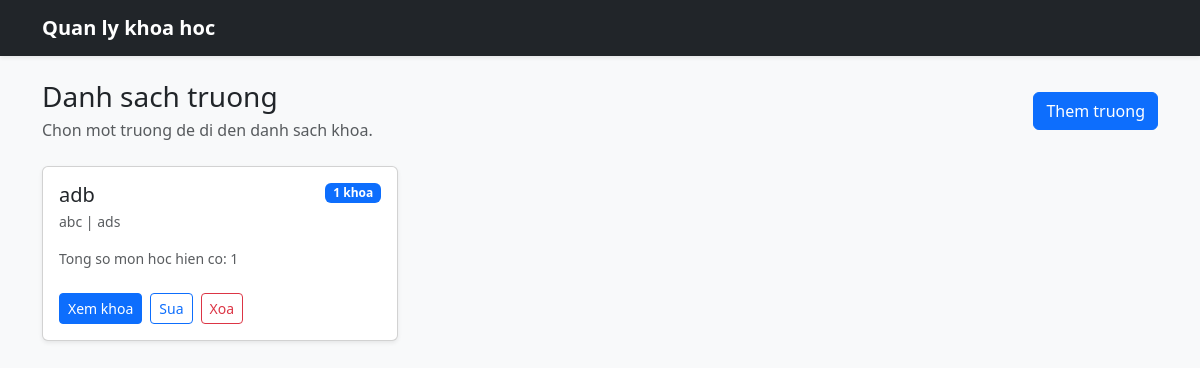
Screenshot of /schools/ with the database file from the repository.
### tables this page shows
CREATE TABLE schools (
	id INTEGER PRIMARY KEY AUTOINCREMENT,
	code TEXT NOT NULL UNIQUE,
	name_vi TEXT NOT NULL,
	name_en TEXT,
	created_at TEXT NOT NULL DEFAULT (datetime('now'))
);

### schools/route.py (the view)
@schools_bp.route("/")
def index():
	schools = list_schools()
	return render_template("schools/index.html", schools=schools)

### database/init.py (called while the page is built)
def connect_db(db_path: str | Path = DEFAULT_DB_PATH) -> Connection:
    resolved_path = Path(db_path)
    if not resolved_path.is_absolute():
        resolved_path = (BASE_DIR / resolved_path).resolve()
    resolved_path.parent.mkdir(parents=True, exist_ok=True)
    conn = sqlite3.connect(str(resolved_path))
    conn.row_factory = sqlite3.Row
    conn.execute("PRAGMA foreign_keys = ON;")
    return conn

def get_db() -> Connection:
    if "db" not in g:
        database_path = current_app.config.get("DATABASE", str(DEFAULT_DB_PATH))
        g.db = connect_db(database_path)
    return g.db

### schools/repository.py (called while the page is built)
def fetch_all(query: str, params: tuple[Any, ...] = ()):
    return get_db().execute(query, params).fetchall()

def list_schools():
    return fetch_all(
        """
        SELECT
            s.id,
            s.code,
            s.name_vi,
            s.name_en,
            COUNT(DISTINCT d.id) AS department_count,
            COUNT(DISTINCT c.id) AS course_count
        FROM schools s
        LEFT JOIN departments d ON d.school_id = s.id
        LEFT JOIN courses c ON c.department_id = d.id
        GROUP BY s.id, s.code, s.name_vi, s.name_en
        ORDER BY s.name_vi COLLATE NOCASE
        """
    )

### schools/service.py (called while the page is built)
def list_schools():
    return repository.list_schools()

### templates/schools/index.html (shortened to what this page needs)
{% extends 'base.html' %}
{% block content %}
<div class="d-flex justify-content-between align-items-center mb-4">
    <div>
        <h1 class="h3 mb-1">Danh sach truong</h1>
        <p class="text-body-secondary mb-0">Chon mot truong de di den danh sach khoa.</p>
    </div>
    <a href="{{ url_for('schools.create_school_view') }}" class="btn btn-primary">Them truong</a>
</div>
<div class="row g-4">
    {% for school in schools %}
        <div class="col-12 col-md-6 col-xl-4">
            <div class="card shadow-sm h-100">
                <div class="card-body d-flex flex-column">
                    <div class="d-flex justify-content-between align-items-start gap-3 mb-3">
                        <div>
                            <h2 class="h5 mb-1">{{ school.name_vi }}</h2>
                            <div class="text-body-secondary small">{{ school.code }}{% if school.name_en %} | {{ school.name_en }}{% endif %}</div>
                        </div>
                        <span class="badge text-bg-primary">{{ school.department_count }} khoa</span>
                    </div>
                    <p class="text-body-secondary small mb-4">Tong so mon hoc hien co: {{ school.course_count }}</p>
                    <div class="mt-auto d-flex gap-2 flex-wrap">
                        <a href="{{ url_for('departments.index', school_id=school.id) }}" class="btn btn-primary btn-sm">Xem khoa</a>
                        <a href="{{ url_for('schools.edit_school_view', school_id=school.id) }}" class="btn btn-outline-primary btn-sm">Sua</a>
                        <form action="{{ url_for('schools.delete_school_view', school_id=school.id) }}" method="post" onsubmit="return confirm('Xoa truong nay?');">
                            <button type="submit" class="btn btn-outline-danger btn-sm">Xoa</button>
                        </form>
                    </div>
                </div>
            </div>
        </div>
    {% else %}
        <div class="col-12">
            <div class="alert alert-light border mb-0">Chua co truong nao.</div>
        </div>
    {% endfor %}
</div>
{% endblock %}

### rows the page displays
schools: name_vi "adb", code "abc", name_en "ads", department_count "1", course_count "1"
